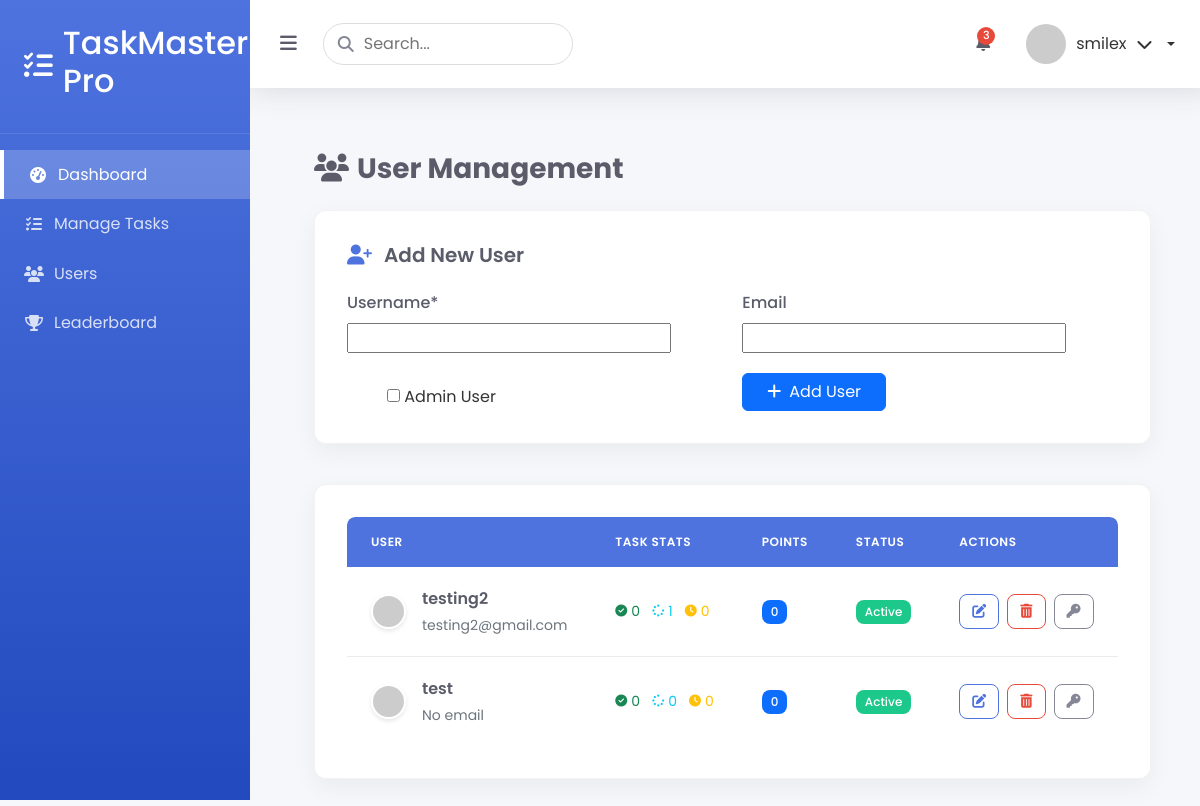
The page /users/ (signed in) on the database as committed earlier.
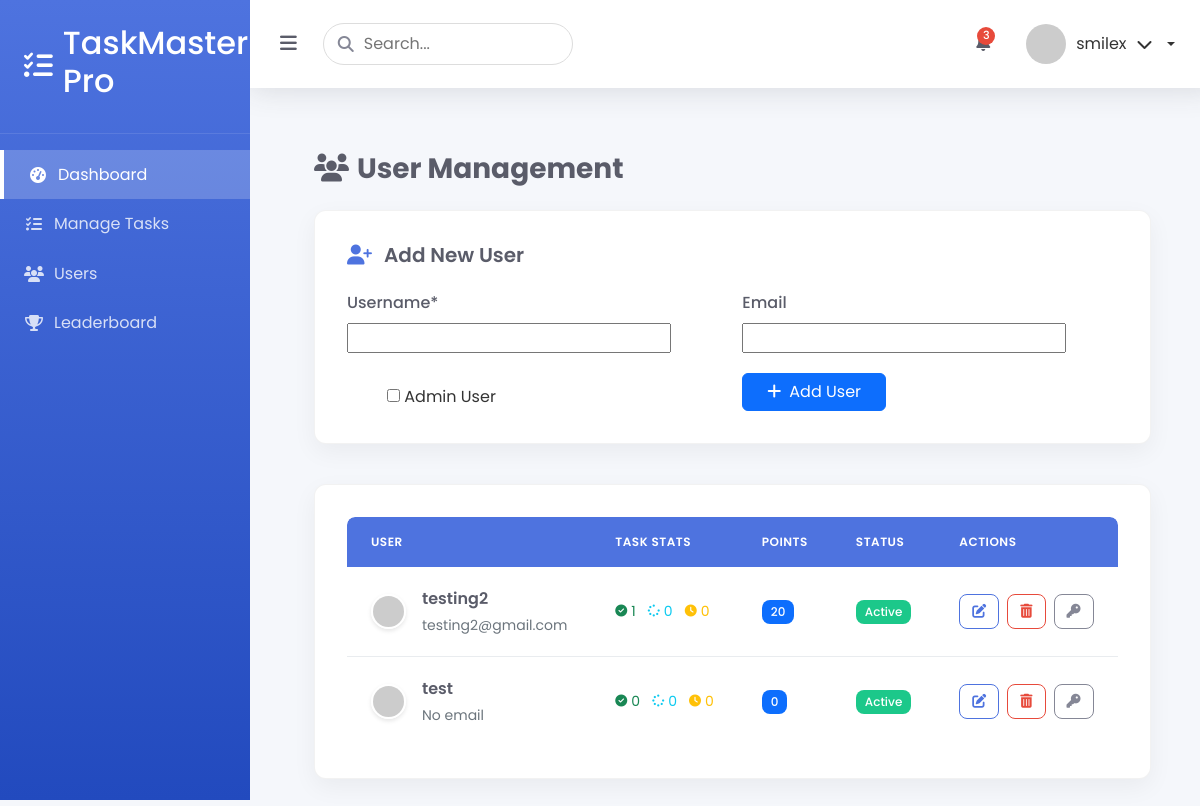
The same page on the database as committed later.
### myapp/models.py (models this page shows, shortened)
class CustomUser(AbstractUser):
    is_admin = models.BooleanField(default=False)
    points = models.IntegerField(default=0)
    rewards = models.IntegerField(default=0)

### myapp/views.py (the view)
# urls.py: path('users/', users, name='users'),
@login_required
def users(request):
    if not request.user.is_admin:
        return redirect('user_dashboard')
    users = CustomUser.objects.filter(is_admin=False).order_by('-date_joined')
    for user in users:
        user.completed_tasks = Task.objects.filter(
            assigned_to=user,
            status='completed'
        ).count()
        user.in_progress_tasks = Task.objects.filter(
            assigned_to=user,
            status='in_progress'
        ).count()
        user.pending_tasks = Task.objects.filter(
            assigned_to=user,
            status='pending'
        ).count()
    if request.method == 'POST':
        form = CustomUserCreationForm(request.POST)
        if form.is_valid():
            user = form.save(commit=False)
            user.set_password('default123')  # Set default password
            user.save()
            return redirect('users')
    else:
        form = CustomUserCreationForm()
    context = {
        'users': users,
        'form': form
    }
    return render(request, 'myapp/users.html', context)

### myapp/forms.py
class CustomUserCreationForm(UserCreationForm):
    password1 = forms.CharField(
        widget=forms.HiddenInput(),
        initial="default123"
    )
    password2 = forms.CharField(
        widget=forms.HiddenInput(),
        initial="default123"
    )
    class Meta:
        model = CustomUser
        fields = ('username', 'email', 'is_admin')
    def __init__(self, *args, **kwargs):
        super().__init__(*args, **kwargs)
        self.fields['is_admin'].label = "Is Admin"
        self.fields['is_admin'].required = False

### myapp/templates/myapp/users.html (shortened to what the changed rows need)
{% extends "myapp/base_admin.html" %}
{% load static %}
{% block content %}
<div class="user-management-container">
    <h1 class="page-title">
        <i class="fas fa-users me-2"></i>User Management
    </h1>
    <div class="users-table-card">
        <div class="table-responsive">
            <table class="user-table">
                <thead>
                    <tr>
                        <th>User</th>
                        <th>Task Stats</th>
                        <th>Points</th>
                        <th>Status</th>
                        <th>Actions</th>
                    </tr>
                </thead>
                <tbody>
                    {% for user in users %}
                    <tr>
                        <td>
                            <div class="user-info">
                                <img src="https://ui-avatars.com/api/?name={{ user.username }}&background=random&color=fff"
                                     class="user-avatar"
                                     alt="{{ user.username }}">
                                <div>
                                    <div class="user-name">{{ user.username }}</div>
                                    <div class="user-email">{{ user.email|default:"No email" }}</div>
                                </div>
                            </div>
                        </td>
                        <td>
                            <div class="task-stats">
                                <span class="task-stat text-success">
                                    <i class="fas fa-check-circle"></i> {{ user.completed_tasks }}
                                </span>
                                <span class="task-stat text-info">
                                    <i class="fas fa-spinner"></i> {{ user.in_progress_tasks }}
                                </span>
                                <span class="task-stat text-warning">
                                    <i class="fas fa-clock"></i> {{ user.pending_tasks }}
                                </span>
                            </div>
                        </td>
                        <td>
                            <span class="badge bg-primary">{{ user.points }}</span>
                        </td>
                        <td>
                            {% if user.is_active %}
                            <span class="badge badge-success">Active</span>
                            {% else %}
                            <span class="badge badge-secondary">Inactive</span>
                            {% endif %}
                        </td>
                        <td>
                            <div class="action-buttons">
                                <a href="#" class="btn btn-sm btn-outline-primary" title="Edit">
                                    <i class="fas fa-edit"></i>
                                </a>
                                <a href="#" class="btn btn-sm btn-outline-danger" title="Delete">
                                    <i class="fas fa-trash-alt"></i>
                                </a>
                                <a href="#" class="btn btn-sm btn-outline-secondary" title="Reset Password">
                                    <i class="fas fa-key"></i>
                                </a>
                            </div>
                        </td>
                    </tr>
                    {% endfor %}
                </tbody>
            </table>
        </div>
    </div>
</div>
{% endblock %}

Rows that differ between the two databases and show on the page:
changed CustomUser "testing2": completed_tasks "0" → "1"; in_progress_tasks "1" → "0"; points "0" → "20"
